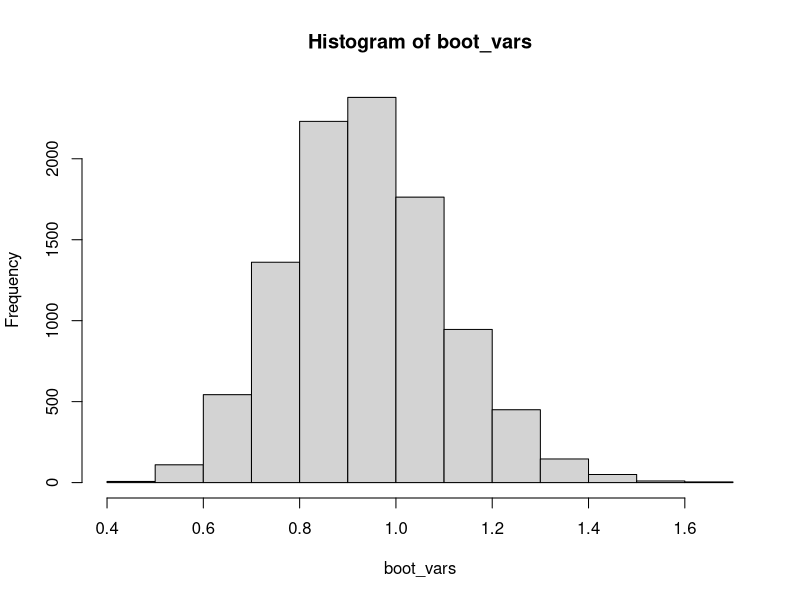
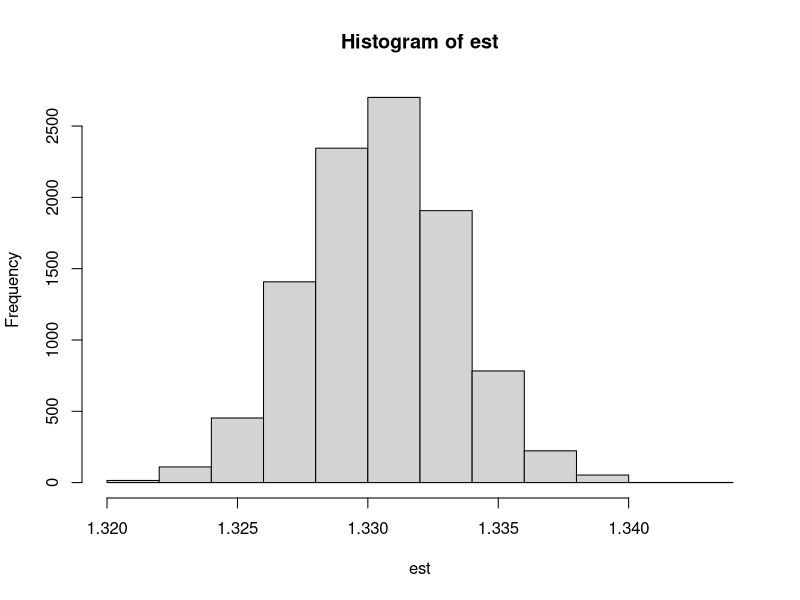

Write R code to recreate these figures, in order.
samples <- rexp(100, rate = 1)
samples


boot_var <- function(samples, r){
  vars <- c()
  for (i in 1:r){
    resample <- sample(samples, length(samples), replace = TRUE)
    vars <- c(vars, var(resample))
  }
  vars
}
boot_vars <- boot_var(samples, 10000)
hist(boot_vars)

conf_95 <- quantile(boot_vars, probs = c(0.025, 0.975))
conf_95


bias_var <- mean(boot_vars) - var(samples)
bias_var

# Basic Bootstrap confidence interval

t_var <- var(samples)

basic_var_ci <- c(
  2 * t_var - quantile(boot_vars, 0.975),
  2 * t_var - quantile(boot_vars, 0.025)
)

basic_var_ci


# Two population mean ratio example

pop1 <- rnorm(n = 200, mean = 1000, sd = 25)
pop2 <- rnorm(n = 200, mean = 750, sd = 15)

pop_ratio <- mean(pop1) / mean(pop2)

boot_ratio <- function(sample1, sample2, r){
  boot_estimates <- c()
  for (i in 1:r){
    resample_1 <- sample(sample1, length(sample1), replace = TRUE)
    resample_2 <- sample(sample2, length(sample2), replace = TRUE)
    
    estimate <- mean(resample_1) / mean(resample_2)
    boot_estimates <- c(boot_estimates, estimate)
  }
  boot_estimates
}

est <- boot_ratio(pop1, pop2, 10000)
hist(est)

boot_ratio_bias <- mean(est) - pop_ratio
boot_ratio_bias

boot_95conf <- quantile(est, probs = c(0.025, 0.975))
boot_95conf
